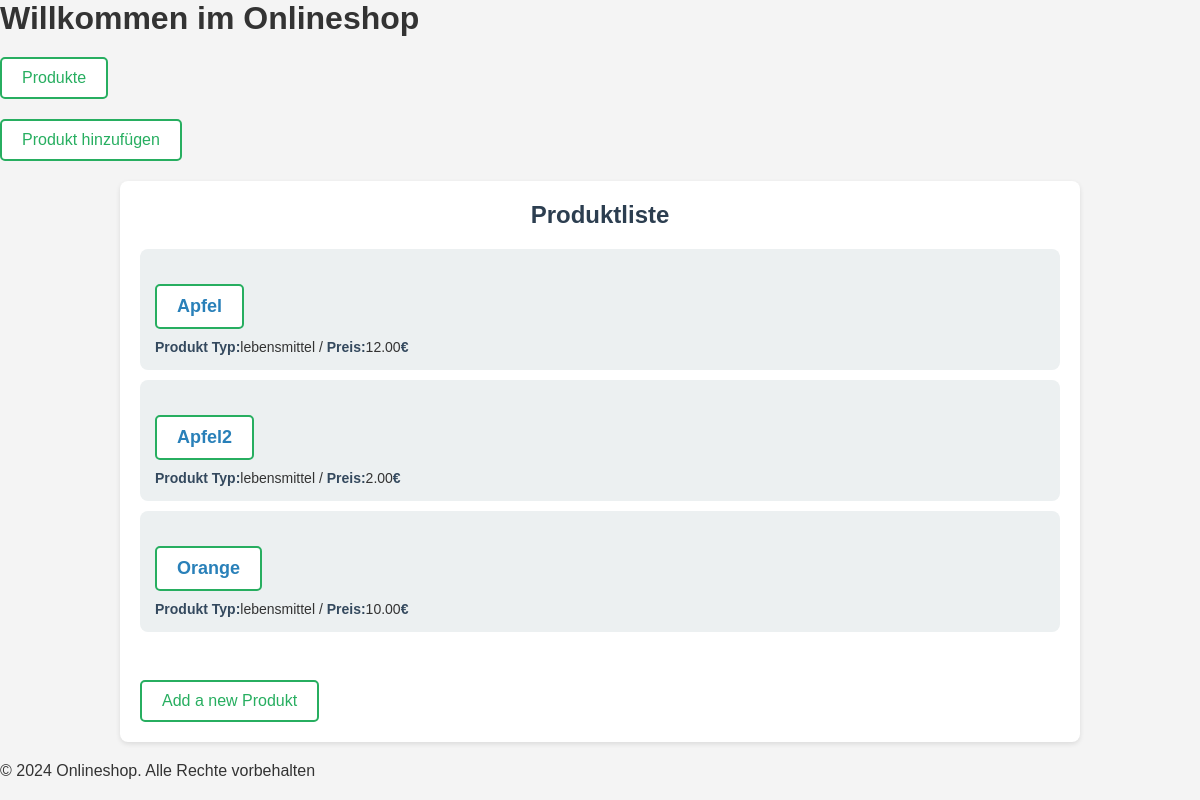
Page /onlineshop/show/ on the earlier database version.
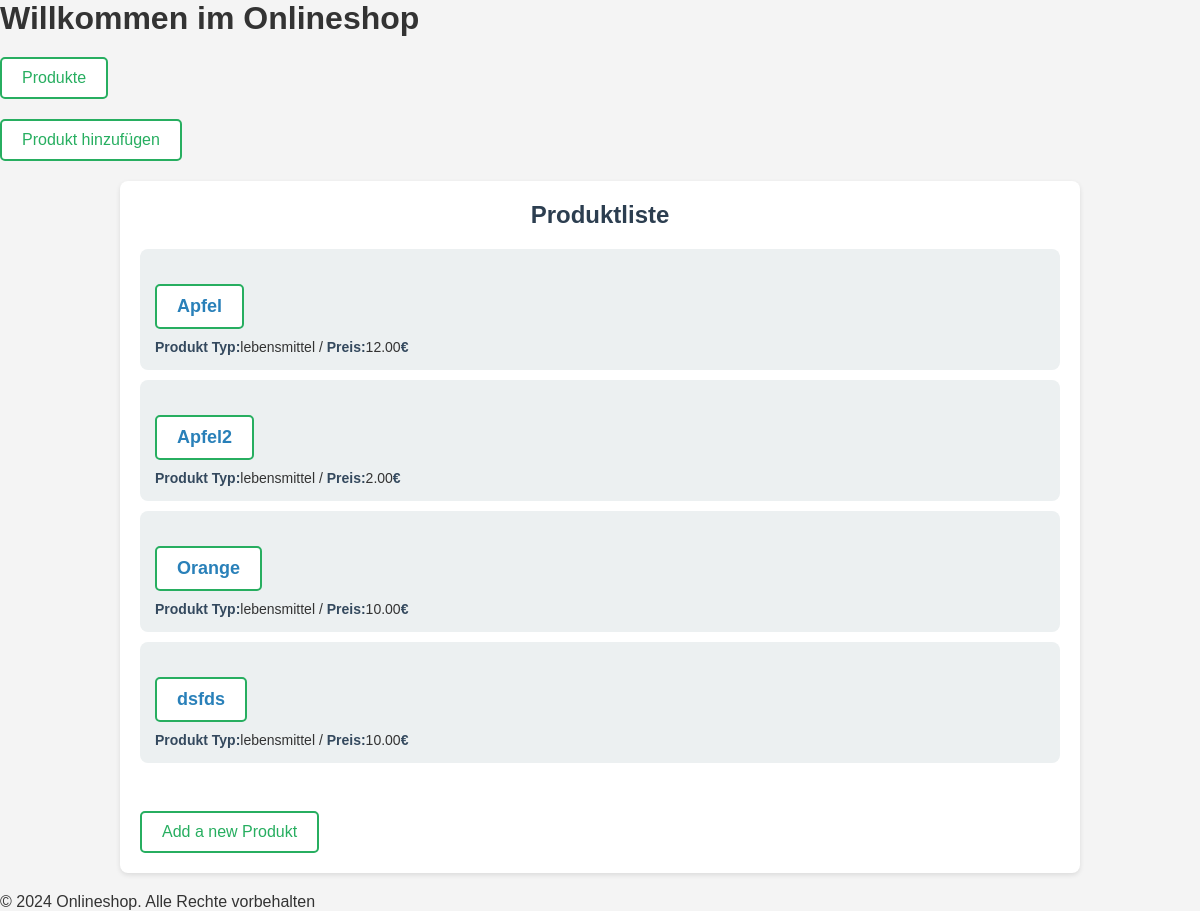
Same page on the later database version.
### Onlineshop/models.py (models this page shows, shortened)
class Produkt(models.Model):
    class Meta:
        ordering = ['name']
        verbose_name = 'Produkt'
        verbose_name_plural = 'Produkts'
    PRODUKT_TYPES = [
        ('elektronik', 'Elektronik'),
        ('bekleidung', 'Bekleidung'),
        ('moebel', 'Möbel'),
        ('buecher', 'Bücher'),
        ('schmuck', 'Schmuck'),
        ('kosmetik', 'Kosmetik'),
        ('sport', 'Sportartikel'),
        ('lebensmittel', 'Lebensmittel'),
        ('spielzeug', 'Spielzeug'),
        ('haushalt', 'Haushaltswaren'),
        ('geschenke', 'Geschenke'),
        ('gesundheit', 'Gesundheitsprodukte'),
        ('musik', 'Musikinstrumente'),
        ('kunst', 'Kunst und Dekoration'),
        ('software', 'Computersoftware'),
        ('werkzeuge', 'Werkzeuge'),
    ]
    name = models.CharField(max_length=200)
    beschreibung = models.TextField(max_length=1000)
    preis = models.DecimalField(max_digits=10, decimal_places=2)
    produkt_bild = models.ImageField(upload_to='produkt_bilder/', null=True, blank=True)
    produkt_pdf = models.FileField(upload_to='produkt_pdfs/', null=True, blank=True)
    produkt_typ = models.CharField(max_length=100, choices=PRODUKT_TYPES)
    user = models.ForeignKey(
        User,
        on_delete=models.CASCADE,
        related_name='produkts',
        related_query_name='produkt',
    )

### Onlineshop/views.py (the view)
# urls.py: path('show/', views.produkt_list, name='produkt-list'),
def produkt_list(request):
    all_produkts = Produkt.objects.all()
    context = {'all_produkts': all_produkts}
    return render(request, 'produkt-list.html', context)

### Onlineshop/templates/produkt-list.html
{% extends 'home.html' %}
{% load static %}
{% block css %}
    <link rel="stylesheet" type="text/css" href="{% static 'css/produkt_style.css' %}">
{% endblock %}
{% block content %}
    {% include 'header.html' %}
    <div class="container">
        <h2>Produktliste</h2>
    <ul>
        {% for current_produkt in all_produkts %}
            <li class="produkt-item">
                <a href="{{ current_produkt.id }}/"><b>{{ current_produkt.name }}</b></a>
                <br>
                <p>
                    <span>Produkt Typ:</span>{{ current_produkt.produkt_typ }} /
                    <span>Preis:</span>{{ current_produkt.preis }}<span>€</span>
                </p>
            </li>
        {% endfor %}
    </ul>
    <br>
    <a href="{% url 'produkt-add' %}">Add a new Produkt</a>
    </div>
    {% include 'footer.html' %}
{% endblock %}

Differences in the rows shown:
added Produkt: name "dsfds", produkt_typ "lebensmittel", preis "10.00"
